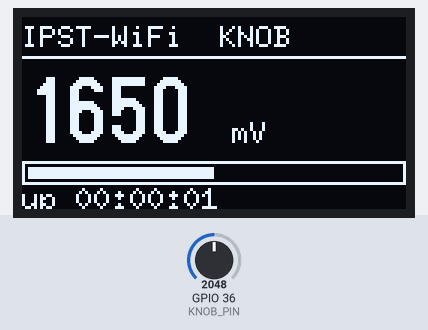
Bench run of a sketch on a simulated ESP32. Shown: 128×64 one-colour display. Inputs (shaded band) come from the test bench; at power-on: GPIO 36 (KNOB_PIN) = 2048.

Above: at 1.2 s.
1.3 s: GPIO 36 (KNOB_PIN) set to 2866
At 2.6 s:
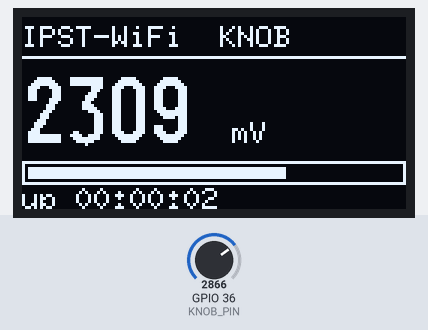
3.5 s: GPIO 36 (KNOB_PIN) set to 3603
At 4.8 s:
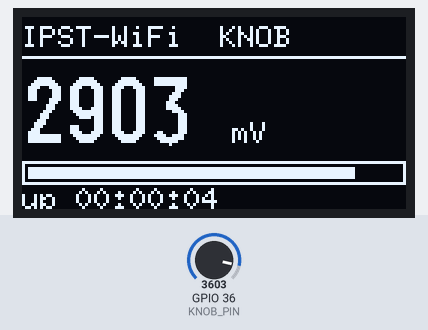
5.5 s: GPIO 36 (KNOB_PIN) set to 4095
At 6.8 s:
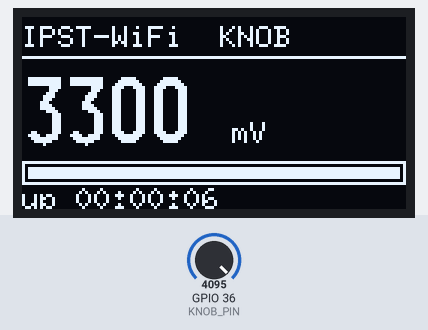
Timing chart, 0 to 8.5 s (numbered marks = the images above; inputs shaded):
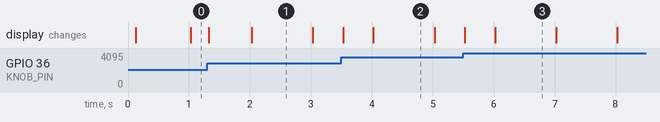

Measured:
- what the display in image 2 shows lasts 1.0 s, from 4.0 s to 5.0 s

The sketch:

L04_oled.ino
```cpp
// L04 · จอ OLED 0.96" (SSD1306, I2C) ด้วยไลบรารี U8g2
// แสดงค่า KNOB เป็นตัวเลข + แถบกราฟ + เวลาที่บอร์ดทำงาน

#include <U8g2lib.h>
#include <Wire.h>

const int SDA_PIN = 21;
const int SCL_PIN = 22;
const int KNOB_PIN = 36;

// F = full buffer (ใช้ RAM 1 KB วาดทั้งจอแล้วส่งครั้งเดียว)
U8G2_SSD1306_128X64_NONAME_F_HW_I2C oled(U8G2_R0, U8X8_PIN_NONE, SCL_PIN, SDA_PIN);

void setup() {
  Serial.begin(115200);
  oled.setI2CAddress(0x3C * 2);  // U8g2 ใช้แอดเดรสแบบ 8 บิต
  oled.begin();
  oled.setContrast(200);
}

void loop() {
  static unsigned long last = 0;
  if (millis() - last < 100) return;  // อัปเดตจอ 10 ครั้ง/วินาที
  last = millis();

  int mv = analogReadMilliVolts(KNOB_PIN);
  unsigned long sec = millis() / 1000;

  oled.clearBuffer();

  oled.setFont(u8g2_font_6x10_tf);
  oled.drawStr(0, 10, "IPST-WiFi  KNOB");
  oled.drawHLine(0, 13, 128);

  oled.setFont(u8g2_font_logisoso22_tn);
  oled.setCursor(0, 42);
  oled.print(mv);
  oled.setFont(u8g2_font_6x10_tf);
  oled.drawStr(70, 42, "mV");

  // แถบกราฟ 0–3300 mV
  int w = map(constrain(mv, 0, 3300), 0, 3300, 0, 124);
  oled.drawFrame(0, 48, 128, 8);
  oled.drawBox(2, 50, w, 4);

  oled.setCursor(0, 64);
  oled.printf("up %02lu:%02lu:%02lu", sec / 3600, (sec / 60) % 60, sec % 60);

  oled.sendBuffer();
}
```
